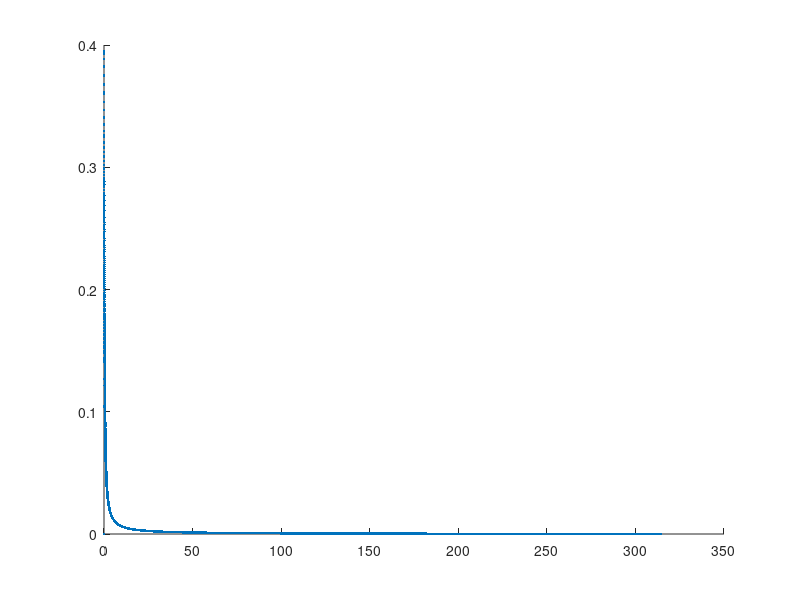
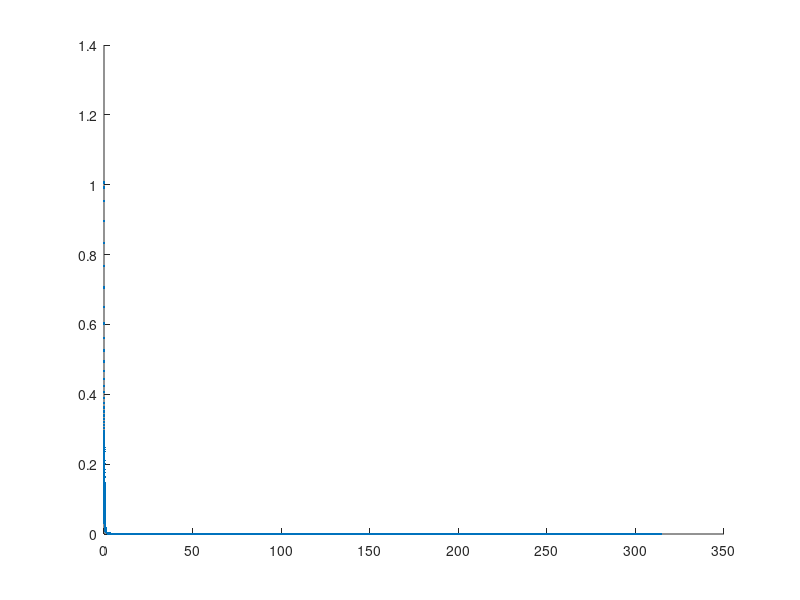
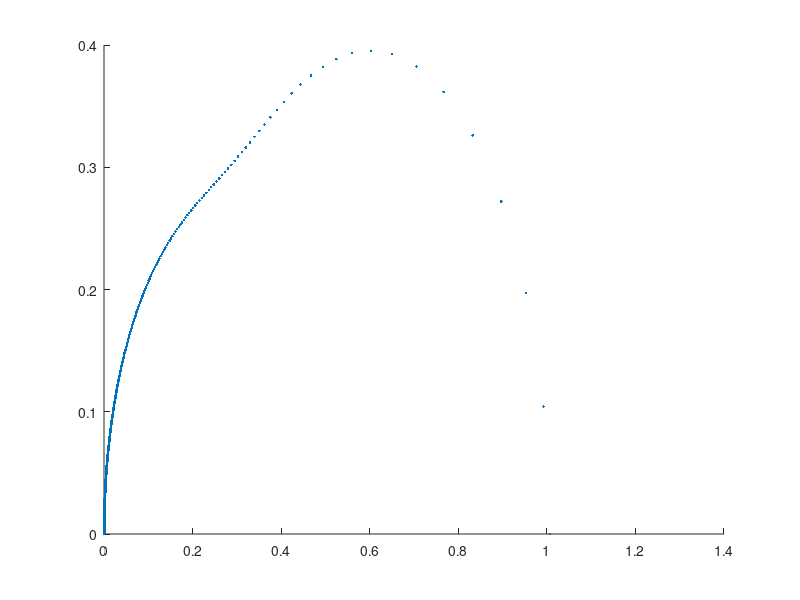

Here is the MATLAB script that generated these plots, in order: (Note: this script raises an error after producing the figures.)

%fileID = fopen('/home/milan/LAPLACE.TRASFORM.SCRIPT/temp/num2.txt','r');
%formatSpec = '%f %f';
%sizeC = [2 Inf];
%C = fscanf(fileID,formatSpec,sizeC)
%fclose(fileID);
%C=C'
%t=C(1:100000 , 1)
%y=C(1:100000 ,2)

A1=0.30623
tau1= 6.449449217
A2= 0.70
tau2 = 45.454545455
dt=0.01
tmax=1000;
t=0:dt:tmax-dt;
y=A1*exp(-t/tau1)+A2*exp(-t/tau2);
 
% Zero padding (to avoid periodicity of fft)
y=[y 0.*y];
 
% Make laplace{d/dt{...}} using fft, and cal. frequency and omega
f=(0:(length(y)-1))./(dt*length(y));
omega=2*pi.*f;
sy=fft(gradient(y));
% sy=i.*omega.*fft(y)*dt-y(1)
 
% remove last half 
y=y(1:end/2);
sy=sy(1:end/2);
f=f(1:end/2);
omega=omega(1:end/2);
 
% Analytical expression of Laplace transform of exponential decay
%expoDecay=i.*omega*A./(i.*omega+1/tau)-A;
 
% Plot imaginary part
figure(1)
hold on
	plot(omega,-imag(-sy),'.');
%	plot(omega,-imag(-expoDecay),'r');
hold off
 
% ... and real part
figure(2)
hold on
	plot(omega,real(-sy),'.');
%	plot(omega,real(-expoDecay),'r');
hold off

figure(3)
hold on
        plot(real(-sy),-imag(-sy),'.');
%       plot(omega,real(-expoDecay),'r');
hold off

ImagNumLapTrans.png
